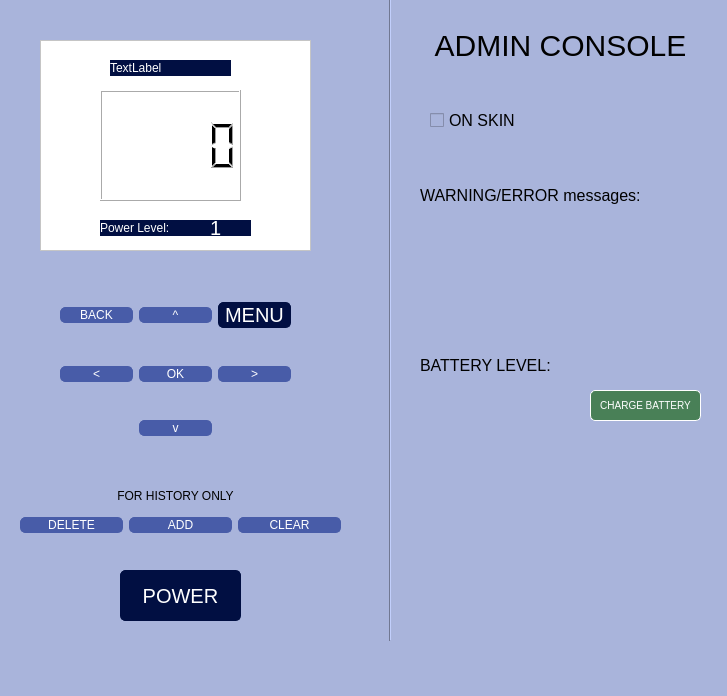
<?xml version="1.0" encoding="UTF-8"?>
<ui version="4.0">
 <class>MainWindow</class>
 <widget class="QMainWindow" name="MainWindow">
  <property name="geometry">
   <rect>
    <x>0</x>
    <y>0</y>
    <width>727</width>
    <height>696</height>
   </rect>
  </property>
  <property name="windowTitle">
   <string>MainWindow</string>
  </property>
  <property name="windowOpacity">
   <double>1.000000000000000</double>
  </property>
  <property name="styleSheet">
   <string notr="true">QPushButton:pressed {
    background-color: qlineargradient(spread:pad, x1:0, y1:0, x2:0, y2:1,  stop:0 rgba(60, 186, 162, 255), stop:1 rgba(98, 211, 162, 255));
}

QWidget{
     background-color: #a9b4db;
}

QPushButton {
     background-color:#485ca8; 
	border: 1px solid #485ca8;
     border-radius: 5px;
	font-size: 12px;
	font-family: Arial;
	color: rgb(255, 255, 255);
}

QPushButton:disabled {
    background-color: rgb(170, 170, 127);
}

#menuFrame{
	background-color: black;
}

#powerButton,  #menuButton{
	background-color: #010f42;
	border: 1px solid #010f42;
	color: white;
	font-size: 20px;
}

#chargeBatteryButton{
	color: white;
	border: 1px solid white;
	background-color: #498057;
	font-size: 10px;
}

#powerLabel{
	color: #485ca8;
}

#listView{
	background-color: white;
	font-size: 15px;
	color: black;
}

#label, #powerLabel {
	color: black;
	font-size: 20px;
}

#adminLabel{
	color: black;
	font-size: 30px;
}

#frame{
	background-color: white;
}

#warningLabel{
	color: #a6190f;
	font-size:15px;
	font-family: Arial;
}

#adminLabel_2, #adminLabel_3{
	color: black;
	font-size: 16px;
}

#onSkin{
	color: black;
	font-size: 16px;
}

#batteryLabel{
	color: #010f42;
}

#therapyLabel,#powerLevelLabel,#powerLabel{
	background-color: white;
	color: black;
}
</string>
  </property>
  <widget class="QWidget" name="centralwidget">
   <widget class="QWidget" name="gridLayoutWidget">
    <property name="geometry">
     <rect>
      <x>60</x>
      <y>270</y>
      <width>231</width>
      <height>201</height>
     </rect>
    </property>
    <layout class="QGridLayout" name="gridLayout">
     <property name="sizeConstraint">
      <enum>QLayout::SetMinimumSize</enum>
     </property>
     <item row="0" column="1">
      <widget class="QPushButton" name="upButton">
       <property name="text">
        <string>^</string>
       </property>
      </widget>
     </item>
     <item row="2" column="1">
      <widget class="QPushButton" name="downButton">
       <property name="text">
        <string>v</string>
       </property>
      </widget>
     </item>
     <item row="0" column="0">
      <widget class="QPushButton" name="goBackButton">
       <property name="text">
        <string>BACK</string>
       </property>
      </widget>
     </item>
     <item row="1" column="1">
      <widget class="QPushButton" name="okButton">
       <property name="styleSheet">
        <string notr="true">pressed {
    background-color: qlineargradient(spread:pad, x1:0, y1:0, x2:0, y2:1,  stop:0 black, stop:1 rgba(98, 211, 162, 255));
}

{background-color: #010f42;}</string>
       </property>
       <property name="text">
        <string>OK</string>
       </property>
      </widget>
     </item>
     <item row="1" column="2">
      <widget class="QPushButton" name="rightButton">
       <property name="text">
        <string>&gt;</string>
       </property>
      </widget>
     </item>
     <item row="0" column="2">
      <widget class="QPushButton" name="menuButton">
       <property name="text">
        <string>MENU</string>
       </property>
      </widget>
     </item>
     <item row="1" column="0">
      <widget class="QPushButton" name="leftButton">
       <property name="text">
        <string>&lt;</string>
       </property>
      </widget>
     </item>
    </layout>
   </widget>
   <widget class="QCheckBox" name="onSkin">
    <property name="geometry">
     <rect>
      <x>430</x>
      <y>110</y>
      <width>86</width>
      <height>20</height>
     </rect>
    </property>
    <property name="text">
     <string>ON SKIN</string>
    </property>
   </widget>
   <widget class="QLabel" name="adminLabel">
    <property name="geometry">
     <rect>
      <x>420</x>
      <y>20</y>
      <width>281</width>
      <height>51</height>
     </rect>
    </property>
    <property name="text">
     <string>ADMIN CONSOLE</string>
    </property>
    <property name="alignment">
     <set>Qt::AlignCenter</set>
    </property>
    <property name="wordWrap">
     <bool>true</bool>
    </property>
   </widget>
   <widget class="Line" name="DeviceDivider">
    <property name="geometry">
     <rect>
      <x>380</x>
      <y>-10</y>
      <width>20</width>
      <height>651</height>
     </rect>
    </property>
    <property name="orientation">
     <enum>Qt::Vertical</enum>
    </property>
   </widget>
   <widget class="QFrame" name="menuFrame">
    <property name="geometry">
     <rect>
      <x>40</x>
      <y>40</y>
      <width>271</width>
      <height>211</height>
     </rect>
    </property>
    <property name="autoFillBackground">
     <bool>false</bool>
    </property>
    <property name="styleSheet">
     <string notr="true">background-color: #010f42;</string>
    </property>
    <property name="frameShape">
     <enum>QFrame::StyledPanel</enum>
    </property>
    <property name="frameShadow">
     <enum>QFrame::Raised</enum>
    </property>
    <widget class="QLCDNumber" name="timer">
     <property name="geometry">
      <rect>
       <x>60</x>
       <y>50</y>
       <width>141</width>
       <height>111</height>
      </rect>
     </property>
     <property name="styleSheet">
      <string notr="true">background-color:white;
color: black;</string>
     </property>
    </widget>
    <widget class="QLabel" name="therapyLabel">
     <property name="geometry">
      <rect>
       <x>70</x>
       <y>20</y>
       <width>121</width>
       <height>16</height>
      </rect>
     </property>
     <property name="styleSheet">
      <string notr="true">color: white;</string>
     </property>
     <property name="text">
      <string>TextLabel</string>
     </property>
     <property name="wordWrap">
      <bool>true</bool>
     </property>
    </widget>
    <widget class="QLabel" name="powerLevelLabel">
     <property name="geometry">
      <rect>
       <x>60</x>
       <y>180</y>
       <width>111</width>
       <height>16</height>
      </rect>
     </property>
     <property name="styleSheet">
      <string notr="true">color: white</string>
     </property>
     <property name="text">
      <string>Power Level:</string>
     </property>
    </widget>
    <widget class="QLabel" name="powerLabel">
     <property name="geometry">
      <rect>
       <x>170</x>
       <y>180</y>
       <width>41</width>
       <height>16</height>
      </rect>
     </property>
     <property name="styleSheet">
      <string notr="true">color: white</string>
     </property>
     <property name="text">
      <string>1</string>
     </property>
    </widget>
    <widget class="QListView" name="listView">
     <property name="geometry">
      <rect>
       <x>0</x>
       <y>0</y>
       <width>271</width>
       <height>211</height>
      </rect>
     </property>
     <property name="autoFillBackground">
      <bool>true</bool>
     </property>
     <property name="styleSheet">
      <string notr="true">background-color: white;</string>
     </property>
     <property name="alternatingRowColors">
      <bool>true</bool>
     </property>
     <property name="isWrapping" stdset="0">
      <bool>false</bool>
     </property>
    </widget>
    <zorder>listView</zorder>
    <zorder>timer</zorder>
    <zorder>therapyLabel</zorder>
    <zorder>powerLevelLabel</zorder>
    <zorder>powerLabel</zorder>
   </widget>
   <widget class="QLabel" name="warningLabel">
    <property name="geometry">
     <rect>
      <x>440</x>
      <y>240</y>
      <width>231</width>
      <height>71</height>
     </rect>
    </property>
    <property name="text">
     <string/>
    </property>
    <property name="wordWrap">
     <bool>true</bool>
    </property>
   </widget>
   <widget class="QLabel" name="adminLabel_2">
    <property name="geometry">
     <rect>
      <x>420</x>
      <y>180</y>
      <width>241</width>
      <height>31</height>
     </rect>
    </property>
    <property name="text">
     <string>WARNING/ERROR messages:</string>
    </property>
   </widget>
   <widget class="QLabel" name="adminLabel_3">
    <property name="geometry">
     <rect>
      <x>420</x>
      <y>350</y>
      <width>151</width>
      <height>31</height>
     </rect>
    </property>
    <property name="text">
     <string>BATTERY LEVEL:</string>
    </property>
    <property name="wordWrap">
     <bool>true</bool>
    </property>
   </widget>
   <widget class="QLabel" name="batteryLabel">
    <property name="geometry">
     <rect>
      <x>580</x>
      <y>350</y>
      <width>121</width>
      <height>31</height>
     </rect>
    </property>
    <property name="text">
     <string/>
    </property>
    <property name="wordWrap">
     <bool>true</bool>
    </property>
   </widget>
   <widget class="QPushButton" name="powerButton">
    <property name="geometry">
     <rect>
      <x>120</x>
      <y>570</y>
      <width>121</width>
      <height>51</height>
     </rect>
    </property>
    <property name="text">
     <string>POWER</string>
    </property>
   </widget>
   <widget class="QWidget" name="gridLayoutWidget_2">
    <property name="geometry">
     <rect>
      <x>20</x>
      <y>500</y>
      <width>321</width>
      <height>51</height>
     </rect>
    </property>
    <layout class="QGridLayout" name="gridLayout_2">
     <item row="0" column="2">
      <widget class="QPushButton" name="clearButton">
       <property name="text">
        <string>CLEAR</string>
       </property>
      </widget>
     </item>
     <item row="0" column="0">
      <widget class="QPushButton" name="deleteButton">
       <property name="text">
        <string>DELETE</string>
       </property>
      </widget>
     </item>
     <item row="0" column="1">
      <widget class="QPushButton" name="addButton">
       <property name="text">
        <string>ADD</string>
       </property>
      </widget>
     </item>
    </layout>
   </widget>
   <widget class="QLabel" name="deviceLabel">
    <property name="geometry">
     <rect>
      <x>100</x>
      <y>480</y>
      <width>151</width>
      <height>31</height>
     </rect>
    </property>
    <property name="styleSheet">
     <string notr="true">color: black;</string>
    </property>
    <property name="text">
     <string>FOR HISTORY ONLY</string>
    </property>
    <property name="alignment">
     <set>Qt::AlignCenter</set>
    </property>
    <property name="wordWrap">
     <bool>true</bool>
    </property>
   </widget>
   <widget class="QPushButton" name="chargeBatteryButton">
    <property name="geometry">
     <rect>
      <x>590</x>
      <y>390</y>
      <width>111</width>
      <height>31</height>
     </rect>
    </property>
    <property name="text">
     <string>CHARGE BATTERY</string>
    </property>
   </widget>
   <zorder>menuFrame</zorder>
   <zorder>gridLayoutWidget</zorder>
   <zorder>onSkin</zorder>
   <zorder>adminLabel</zorder>
   <zorder>DeviceDivider</zorder>
   <zorder>warningLabel</zorder>
   <zorder>adminLabel_2</zorder>
   <zorder>adminLabel_3</zorder>
   <zorder>batteryLabel</zorder>
   <zorder>gridLayoutWidget_2</zorder>
   <zorder>deviceLabel</zorder>
   <zorder>chargeBatteryButton</zorder>
   <zorder>powerButton</zorder>
  </widget>
  <widget class="QMenuBar" name="menubar">
   <property name="geometry">
    <rect>
     <x>0</x>
     <y>0</y>
     <width>727</width>
     <height>24</height>
    </rect>
   </property>
  </widget>
  <widget class="QStatusBar" name="statusbar"/>
 </widget>
 <resources/>
 <connections/>
</ui>
